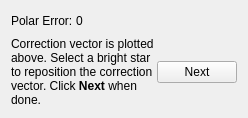
               <widget class="QWidget" name="PAHCorrectionPage">
                <layout class="QVBoxLayout" name="verticalLayout_14">
                 <item>
                  <layout class="QHBoxLayout" name="horizontalLayout_14">
                   <property name="spacing">
                    <number>3</number>
                   </property>
                   <item>
                    <widget class="QLabel" name="label_23">
                     <property name="toolTip">
                      <string>&lt;html&gt;&lt;head/&gt;&lt;body&gt;&lt;p&gt;Angle between expected perfectly aligned mount center and the actual center&lt;/p&gt;&lt;/body&gt;&lt;/html&gt;</string>
                     </property>
                     <property name="text">
                      <string>Polar Error:</string>
                     </property>
                    </widget>
                   </item>
                   <item>
                    <widget class="QLabel" name="PAHErrorLabel">
                     <property name="text">
                      <string>0</string>
                     </property>
                    </widget>
                   </item>
                   <item>
                    <spacer name="horizontalSpacer_8">
                     <property name="orientation">
                      <enum>Qt::Horizontal</enum>
                     </property>
                     <property name="sizeHint" stdset="0">
                      <size>
                       <width>40</width>
                       <height>20</height>
                      </size>
                     </property>
                    </spacer>
                   </item>
                  </layout>
                 </item>
                 <item>
                  <layout class="QHBoxLayout" name="horizontalLayout_16">
                   <property name="spacing">
                    <number>3</number>
                   </property>
                   <item>
                    <widget class="QLabel" name="label_26">
                     <property name="sizePolicy">
                      <sizepolicy hsizetype="MinimumExpanding" vsizetype="Preferred">
                       <horstretch>0</horstretch>
                       <verstretch>0</verstretch>
                      </sizepolicy>
                     </property>
                     <property name="text">
                      <string>&lt;html&gt;&lt;head/&gt;&lt;body&gt;&lt;p&gt;Correction vector is plotted above. Select a bright star to reposition the correction vector. Click &lt;span style=&quot; font-weight:600;&quot;&gt;Next&lt;/span&gt; when done.&lt;/p&gt;&lt;/body&gt;&lt;/html&gt;</string>
                     </property>
                     <property name="wordWrap">
                      <bool>true</bool>
                     </property>
                    </widget>
                   </item>
                   <item>
                    <widget class="QPushButton" name="PAHCorrectionsNextB">
                     <property name="text">
                      <string>Next</string>
                     </property>
                    </widget>
                   </item>
                  </layout>
                 </item>
                </layout>
               </widget>
